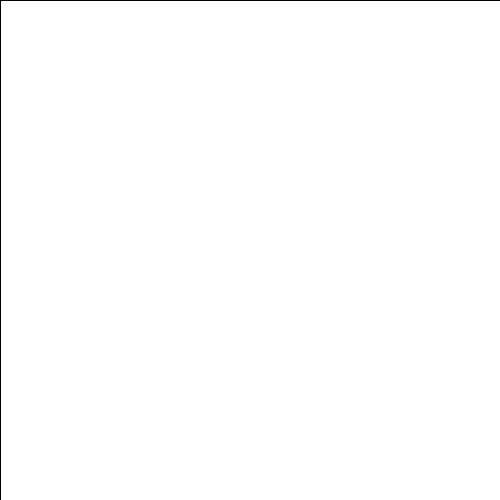
Frame 1 (no input)
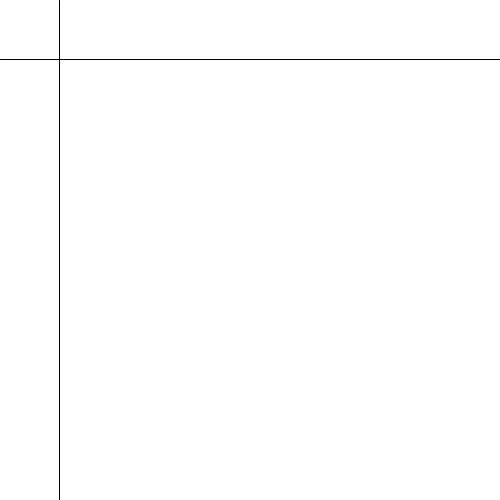
Frame 60 (the mouse pressed at the canvas centre just before this capture)
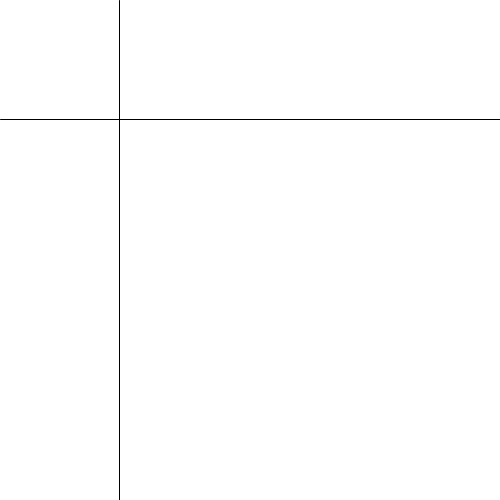
Frame 120 (the mouse held since frame 60 and released just before this capture)

The Processing sketch that drew these frames (run headless with seeded random() and noise(); from frame 60 on, the mouse is pressed at the canvas centre):

// Processing sketch: z_challenge_squareLines
// ── z_challenge_squareLines.pde
int posicaoX = 0;
int posicaoY = 0;
int step = 1;

void setup()
{
  size(500, 500);
  background(255);
  //frameRate(24);
  
  //println(posicaoX + " " + posicaoY);
}

void draw()
{  
  background(255);
  
  line(posicaoX, 0, posicaoX, height); //linha vertical
  line(0, posicaoY, width, posicaoY);  //linha horizontal
  
  posicaoX = posicaoX + step;
  posicaoY = posicaoY + step; 
}
